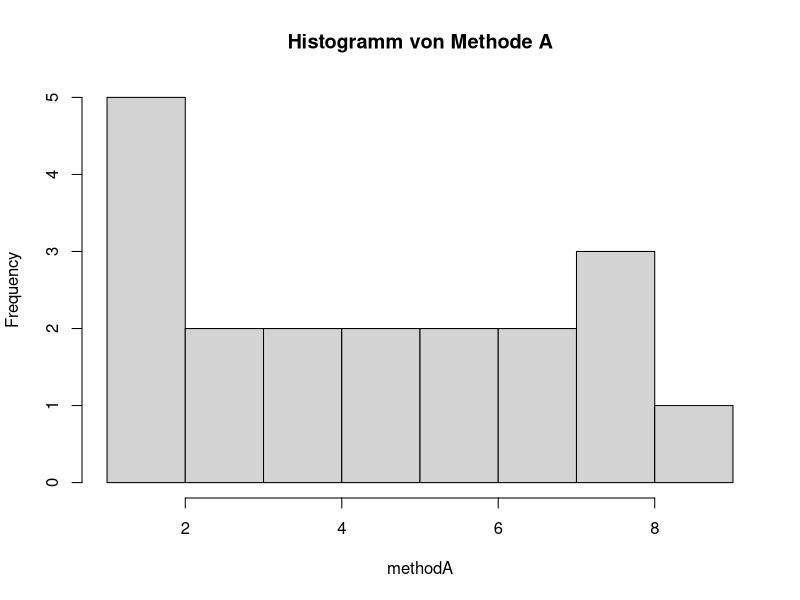
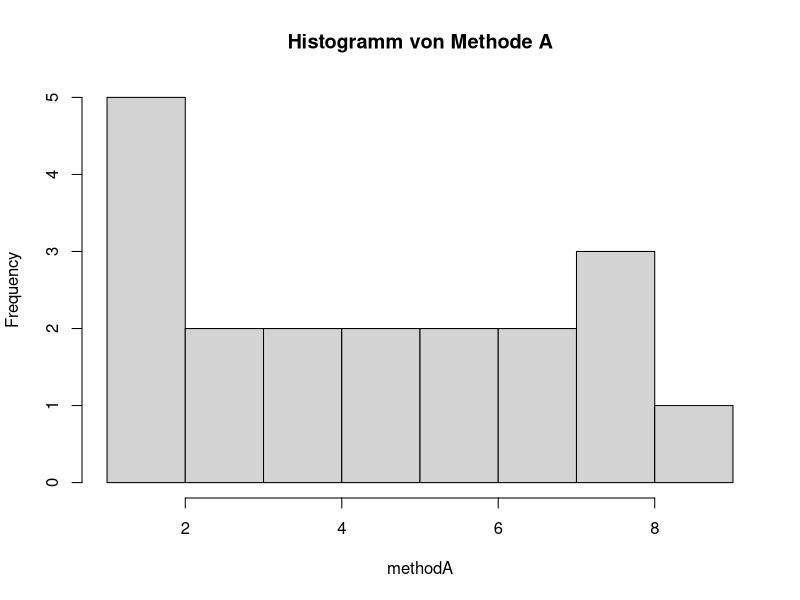
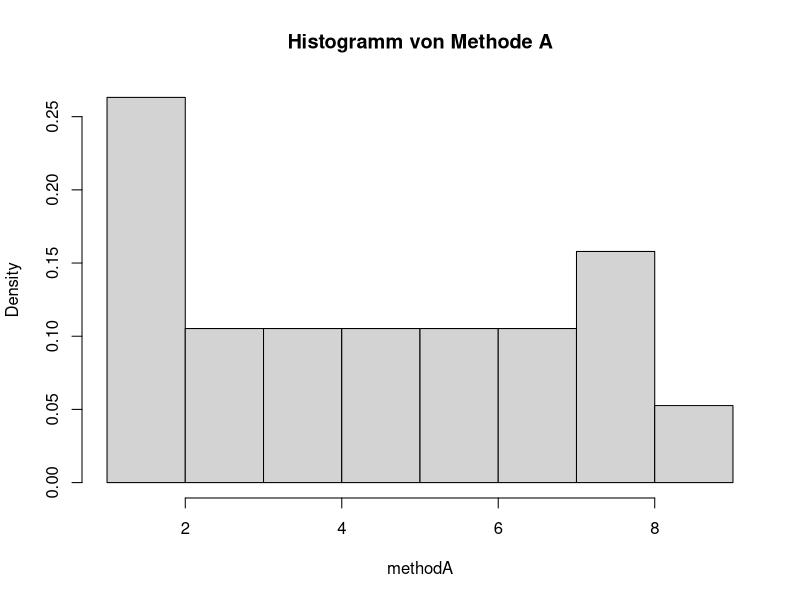
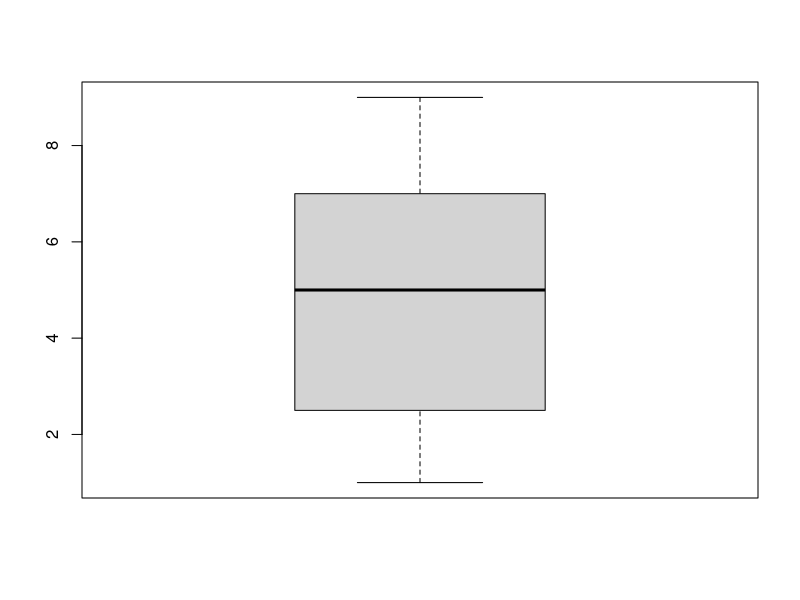
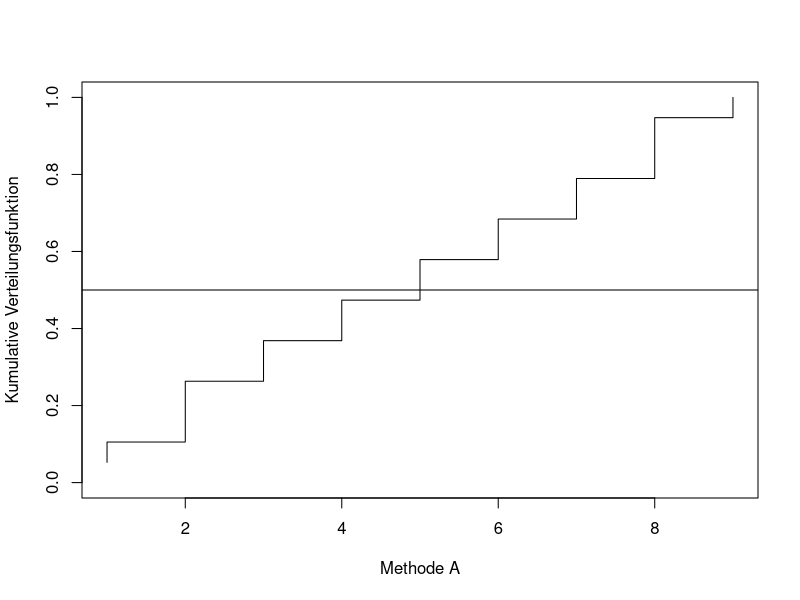
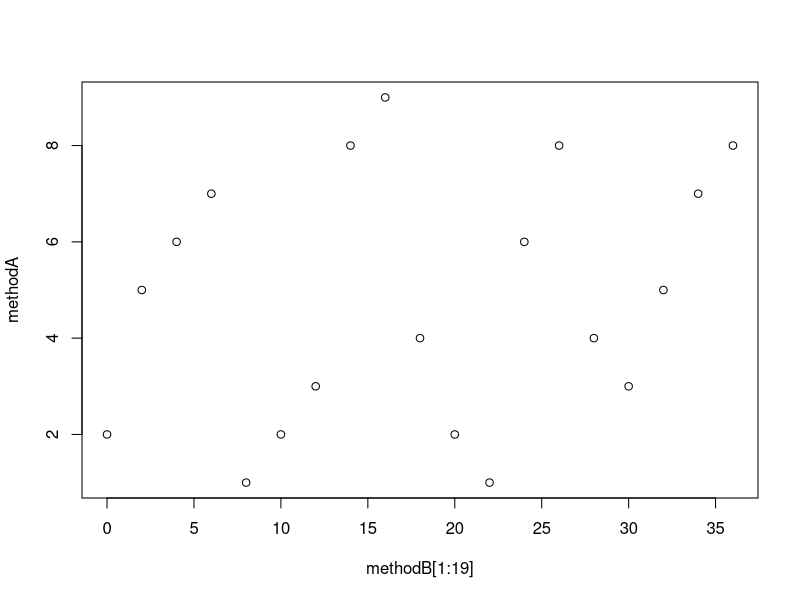
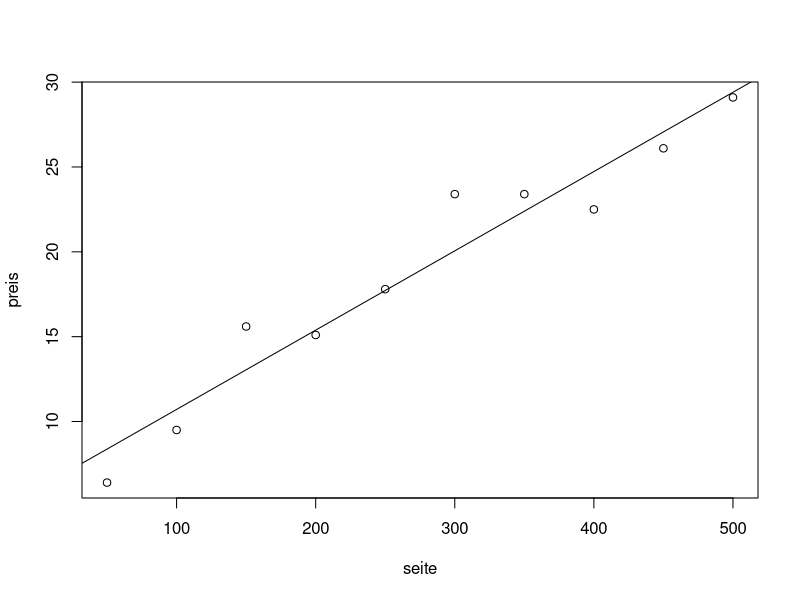

The R script that drew these images, in order:
#exampledata
methodA <- c(2,5,6,7,1,2,3,8,9,4,2,1,6,8,4,3,5,7,8)
methodB <- seq(0, 50, 2)
seite <- c(seq(50, 500, 50))
preis <- c(6.4, 9.5, 15.6, 15.1, 17.8, 23.4, 23.4, 22.5, 26.1, 29.1)

#Kennzahlen
arithmetischesMittel <- mean(methodA)
empirischeVarianz <- var(methodA)
standardabweichung <- sd(methodA) # oder sqrt(var())
median <- median(methodA)

unteresQuartil <- quantile(methodA, 0.25, type = 2)
oberesQuartil <- quantile(methodA, 0.75, type = 2)
unteresUndObereseQuartil <- quantile(methodA, seq(0.25, 1, 0.50), type = 2)
streuungsmass <- quantile(methodA, 0.75, type = 2) - quantile(methodA, 0.25, type = 2)

#Grafische Methoden
hist(methodA, main = "Histogramm von Methode A")
hist(methodA, breaks = 7, main = "Histogramm von Methode A")
hist(methodA, freq = F, main = "Histogramm von Methode A")

boxplot(methodA)

#empirische kumulative Verteilungsfunktion
plot(sort(methodA), (1:length(methodA))/length(methodA), type = "s", ylim = c(0, 1), ylab = "Kumulative Verteilungsfunktion", xlab = "Methode A")
abline(h=0.5)

#Streudiagramm
plot(methodB[1:19], methodA)

# Einfache lineare Regression
plot(seite, preis)
abline(lm(preis~seite))

#corelationsfaktor
# hoch
cor(seite, preis)
# tief
cor(methodB[1:19], methodA)
